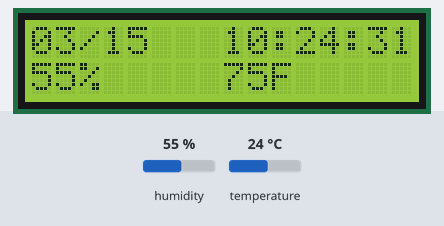
The sketch below on a simulated Arduino Uno, built with avr-gcc and run on an emulated ATmega328P. Shown: 16×2 character LCD. The test bench sets the inputs (shaded band); at power-on: humidity 55 %, temperature 24 °C. The local clock reads 2024-03-15 10:24:30 at power-on unless the sketch sets it; storage starts empty.

Above: at 1.2 s.
1.3 s: humidity set to 22 %
At 3.7 s:
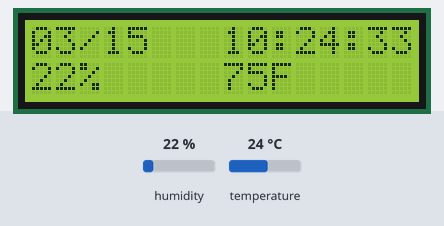
4.5 s: temperature set to 12 °C
At 8.4 s:
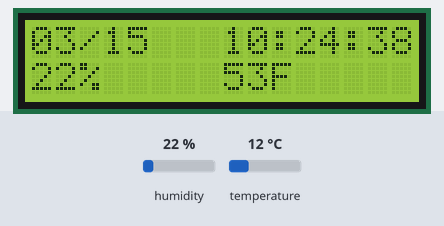
8.5 s: humidity set to 40 %
At 11.4 s:
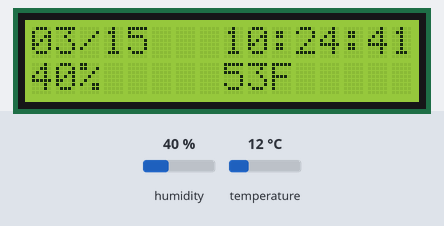
12.5 s: temperature set to 19 °C
At 14.8 s:
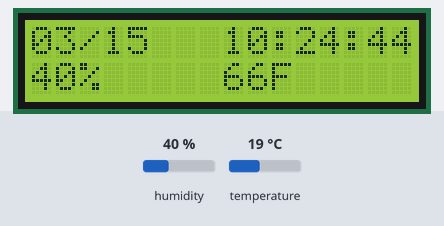
Timing chart, 0 to 16.3 s (numbered marks = the images above; inputs shaded):
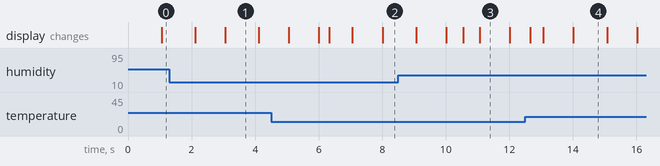

Measured:
- what the display in image 1 shows lasts 1.0 s, from 3.1 s to 4.1 s
- what the display in image 3 shows lasts 0.9 s, from 11.1 s to 12.0 s

The sketch:

masdev_sdcard.ino
```cpp
// (licence header left out)
// -------------------------------------------------------------------------------
// Dependencies
// -------------------------------------------------------------------------------
// Adafruit Industries' DHT sensor library: https://github.com/adafruit/DHT-sensor-library
// Adafruit Industries' LCD library: https://github.com/adafruit/LiquidCrystal
// Adafruit Industries' real time clock library: https://github.com/adafruit/RTClib
// Adafruit Industries' SD Card library: https://github.com/adafruit/SD
// -------------------------------------------------------------------------------
#include <stdlib.h>
#include "DHT.h"
#include "LiquidCrystal.h"
#include "RTClib.h"
#include "SD.h"
#include "Wire.h"

// -------------------------------------------------------------------------------
// Config Constants
// -------------------------------------------------------------------------------
#define LCD_I2C_ADDR 0
#define LCD_COLUMNS 16
#define LCD_ROWS 2

#define DATE_ROW 0
#define DATE_COL 0

#define TIME_ROW 0
#define TIME_COL 8

#define DHT_SENSOR_PIN 2

#define HUMID_ROW 1
#define HUMID_COL 0

#define TEMP_ROW 1
#define TEMP_COL 8

#define DEFAULT_SD_CARD_CS_PIN 10
#define ACTUAL_SD_CARD_CS_PIN 10
#define DATA_FILE_NAME "vivarium.txt"

// -------------------------------------------------------------------------------
// Globals
// -------------------------------------------------------------------------------
DHT dht(DHT_SENSOR_PIN, DHT22);
LiquidCrystal lcd(LCD_I2C_ADDR);
RTC_DS1307 rtc;
boolean sd_available;
uint8_t last_log_minute;

//! Setup and initialize.
void setup() {
  Wire.begin();

  // initialize the DHT
  dht.begin();

  // initialize the LCD
  lcd.begin(LCD_COLUMNS, LCD_ROWS);
  lcd.setBacklight(HIGH);
  lcd.clear();

  // initialize the RTC
  rtc.begin();
  if (!rtc.isrunning()) {
    // if this is the first time talking to the RTC,
    // set the time to the sketch compile time
    rtc.adjust(DateTime(__DATE__, __TIME__));
  }

  // Initialize the SD Card if possible and set a
  // flag to track success.
  pinMode(DEFAULT_SD_CARD_CS_PIN, OUTPUT);
  if (SD.begin(ACTUAL_SD_CARD_CS_PIN)) {
    sd_available = true;
  } else {
    sd_available = false;
  }

  // Initialize a variable to track if anything
  // has been logged this minute.
  last_log_minute = 0;
}

//! Print a zero padded number to the LCD.
/*!
  Prints a number to the LCD, left padding to two digits using a zero if
  needed.

  \param value the value to print to the LCD
*/
void print_padded_digit(int value) {
  if (value < 10) {
    lcd.print('0');
  }
  lcd.print(value, DEC);
}

//! Print the month, day, and time to the LCD.
/*!
  Prints the date in mm/dd format and the time in HH:MM:SS to the LCD.

  \param now the current date and time
*/
void print_date_time(DateTime *now) {
  lcd.setCursor(DATE_COL, DATE_ROW);
  print_padded_digit(now->month());
  lcd.print('/');
  print_padded_digit(now->day());

  lcd.setCursor(TIME_COL, TIME_ROW);
  print_padded_digit(now->hour());
  lcd.print(':');
  print_padded_digit(now->minute());
  lcd.print(':');
  print_padded_digit(now->second());
}

//! Print the temperature to the LCD.
/*!
  Prints the temperature to the LCD.

  \param temperature the temperature
*/
void print_temperature(float temperature) {
  lcd.setCursor(TEMP_COL, TEMP_ROW);
  print_padded_digit((int)temperature);
  lcd.print('F');
}

//! Print the humidity to the LCD.
/*!
  Prints the humidity to the LCD.

  \param humidity the humidity
*/
void print_humidity(float humidity) {
  lcd.setCursor(HUMID_COL, HUMID_ROW);
  print_padded_digit((int)humidity);
  lcd.print('%');
}

//! Log the timestamp, temperature, & humidity to a data file.
/*!
  Log the current data to a datafile in a format ready for RRDTool.
  Data will be logged as:
  t0:h0 <timestamp>:<temperature>:<humidity>

  Time will have to be adjusted for locale before importing to RRD.

  \param humidity the humidity
*/
void log_rrd_data(DateTime *now, float temperature, float humidity) {
  char buffer[10];
  File dataFile = SD.open(DATA_FILE_NAME, FILE_WRITE);

  dataFile.print("t0:h0 ");
  dataFile.print(now->unixtime());

  dataFile.print(':');
  dtostrf(temperature, 3, 2, buffer);
  dataFile.print(String(buffer));

  dataFile.print(':');
  dtostrf(humidity, 3, 2, buffer);
  dataFile.println(String(buffer));

  dataFile.close();
}


//! Main execution loop.
void loop() {
  DateTime now = rtc.now();
  float humidity = dht.readHumidity();
  float temperature = dht.readTemperature() * 1.8 + 32.0;

  print_date_time(&now);
  print_humidity(humidity);
  print_temperature(temperature);

  // If the SD card is available, and we haven't logged anything
  // yet this minute, log data to the SD card and update the minute.
  if (sd_available && now.minute() != last_log_minute) {
    log_rrd_data(&now, temperature, humidity);
    last_log_minute = now.minute();
  }

  delay(100);
}
```
